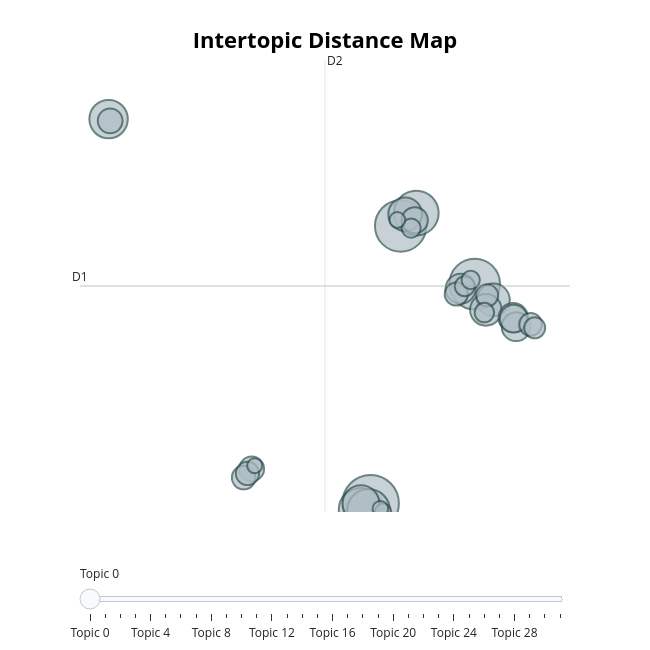

The code cell stored with this chart in its notebook:
### Code cell
topic_model.visualize_topics()

### Figure 1 — Plotly figure (JSON) as saved in the notebook; plotly's stock layout.template omitted (floating-point values rounded to 4 significant figures)
{"data": [{"customdata": [[0, "police | protesters | officers | london | flags", 774], [1, "dont | im | know | life | dont know", 639], [2, "israel right | right defend | defend | right | international law", 621], [3, "oil | billion | prices | profit | earnings", 483], [4, "republican | johnson | vegas | las vegas | las", 454], [5, "students | university | student | professor | jewish students", 441], [6, "health ministry | ministry | killed | health | people killed", 357], [7, "labour | keir | sir | sir keir | mps", 328], [8, "kibbutz | oz | nir oz | nir | mother", 274], [9, "hostages | release | hostages held | prisoners | held", 260], [10, "trucks | aid | water | food | crossing", 242], [11, "ukraine | eu | european | brussels | eu summit", 217], [12, "ground | expanding | operation | invasion | offensive", 209], [13, "tunnels | tunnel | underground | network | built", 201], [14, "internet | blackout | communications | cut | services", 185], [15, "editing | reporting | additional reporting | writing | williams", 166], [16, "ceasefire | pause | immediate ceasefire | humanitarian | pauses", 148], [17, "rubble | israeli airstrikes | 2023 ap | hospital | following israeli", 148], [18, "comment | did | request comment | verify | did immediately", 134], [19, "resolution | general assembly | assembly | truce | humanitarian truce", 131], [20, "china | xi | wang | chinese | blinken", 130], [21, "hezbollah | lebanon | lebanese | lebanons | border", 126], [22, "south | refugees | gaza gaza | fled | northern gaza", 119], [23, "syria | iraq | pentagon | iraq syria | pentagon said", 107], [24, "saudi | saudi arabia | arabia | salman | joe biden", 95], [25, "hospitals | hospital | shifa hospital | shifa | doctors", 92], [26, "reposted | separation fence | separation | instagram | active", 88], [27, "erdogan | turkey | istanbul | tayyip | tayyip erdogan", 81], [28, "fury | win | champion | heavyweight | fight", 65], [29, "edward | diana | king | queen | royal", 61], [30, "celtic | club | league | champions | brigade", 58], [31, "francis | pope | basilica | pope francis | peters", 55]], "hovertemplate": "<b>Topic %{customdata[0]}</b><br>%{customdata[1]}<br>Size: %{customdata[2]}", "legendgroup": "", "marker": {"color": "#B0BEC5", "size": [774, 639, 621, 483, 454, 441, 357, 328, 274, 260, 242, 217, 209, 201, 185, 166, 148, 148, 134, 131, 130, 126, 119, 107, 95, 92, 88, 81, 65, 61, 58, 55], "sizemode": "area", "sizeref": 0.4838, "symbol": "circle", "line": {"color": "DarkSlateGrey", "width": 2}}, "mode": "markers", "name": "", "orientation": "v", "showlegend": false, "x": [3.736, 5.307, 9.177, 6.124, 3.204, 3.626, -9.964, 3.232, 5.541, 10.15, 9.762, 8.442, 11.19, 11.34, 11.22, 6.045, -2.481, -9.881, -2.901, -2.703, 8.216, 12.1, 9.828, 12.31, 8.656, 9.682, 5.856, 8.969, 4.382, 5.133, 4.244, -2.325], "xaxis": "x", "y": [0.4864, 13.86, 11.06, 14.48, 0.1761, 0.1396, 19.01, 0.464, 14.43, 10.29, 9.812, 10.83, 9.431, 9.001, 9.389, 14.13, 2.14, 18.93, 1.721, 1.919, 10.58, 9.111, 10.51, 8.945, 10.95, 9.681, 13.76, 11.25, 0.07181, 14.15, 0.2238, 2.295], "yaxis": "y", "type": "scatter"}], "layout": {"xaxis": {"anchor": "y", "domain": [0.0, 1.0], "title": {"text": ""}, "visible": false, "range": [-11.46, 14.16]}, "yaxis": {"anchor": "x", "domain": [0.0, 1.0], "title": {"text": ""}, "visible": false, "range": [0.06104, 21.87]}, "legend": {"tracegroupgap": 0, "itemsizing": "constant"}, "margin": {"t": 60}, "title": {"font": {"size": 22, "color": "Black"}, "text": "<b>Intertopic Distance Map</b>", "y": 0.95, "x": 0.5, "xanchor": "center", "yanchor": "top"}, "hoverlabel": {"font": {"size": 16, "family": "Rockwell"}, "bgcolor": "white"}, "width": 650, "height": 650, "sliders": [{"active": 0, "pad": {"t": 50}, "steps": [{"args": [{"marker.color": [["red", "#B0BEC5", "#B0BEC5", "#B0BEC5", "#B0BEC5", "#B0BEC5", "#B0BEC5", "#B0BEC5", "#B0BEC5", "#B0BEC5", "#B0BEC5", "#B0BEC5", "#B0BEC5", "#B0BEC5", "#B0BEC5", "#B0BEC5", "#B0BEC5", "#B0BEC5", "#B0BEC5", "#B0BEC5", "#B0BEC5", "#B0BEC5", "#B0BEC5", "#B0BEC5", "#B0BEC5", "#B0BEC5", "#B0BEC5", "#B0BEC5", "#B0BEC5", "#B0BEC5", "#B0BEC5", "#B0BEC5"]]}], "label": "Topic 0", "method": "update"}, {"args": [{"marker.color": [["#B0BEC5", "red", "#B0BEC5", "#B0BEC5", "#B0BEC5", "#B0BEC5", "#B0BEC5", "#B0BEC5", "#B0BEC5", "#B0BEC5", "#B0BEC5", "#B0BEC5", "#B0BEC5", "#B0BEC5", "#B0BEC5", "#B0BEC5", "#B0BEC5", "#B0BEC5", "#B0BEC5", "#B0BEC5", "#B0BEC5", "#B0BEC5", "#B0BEC5", "#B0BEC5", "#B0BEC5", "#B0BEC5", "#B0BEC5", "#B0BEC5", "#B0BEC5", "#B0BEC5", "#B0BEC5", "#B0BEC5"]]}], "label": "Topic 1", "method": "update"}, {"args": [{"marker.color": [["#B0BEC5", "#B0BEC5", "red", "#B0BEC5", "#B0BEC5", "#B0BEC5", "#B0BEC5", "#B0BEC5", "#B0BEC5", "#B0BEC5", "#B0BEC5", "#B0BEC5", "#B0BEC5", "#B0BEC5", "#B0BEC5", "#B0BEC5", "#B0BEC5", "#B0BEC5", "#B0BEC5", "#B0BEC5", "#B0BEC5", "#B0BEC5", "#B0BEC5", "#B0BEC5", "#B0BEC5", "#B0BEC5", "#B0BEC5", "#B0BEC5", "#B0BEC5", "#B0BEC5", "#B0BEC5", "#B0BEC5"]]}], "label": "Topic 2", "method": "update"}, {"args": [{"marker.color": [["#B0BEC5", "#B0BEC5", "#B0BEC5", "red", "#B0BEC5", "#B0BEC5", "#B0BEC5", "#B0BEC5", "#B0BEC5", "#B0BEC5", "#B0BEC5", "#B0BEC5", "#B0BEC5", "#B0BEC5", "#B0BEC5", "#B0BEC5", "#B0BEC5", "#B0BEC5", "#B0BEC5", "#B0BEC5", "#B0BEC5", "#B0BEC5", "#B0BEC5", "#B0BEC5", "#B0BEC5", "#B0BEC5", "#B0BEC5", "#B0BEC5", "#B0BEC5", "#B0BEC5", "#B0BEC5", "#B0BEC5"]]}], "label": "Topic 3", "method": "update"}, {"args": [{"marker.color": [["#B0BEC5", "#B0BEC5", "#B0BEC5", "#B0BEC5", "red", "#B0BEC5", "#B0BEC5", "#B0BEC5", "#B0BEC5", "#B0BEC5", "#B0BEC5", "#B0BEC5", "#B0BEC5", "#B0BEC5", "#B0BEC5", "#B0BEC5", "#B0BEC5", "#B0BEC5", "#B0BEC5", "#B0BEC5", "#B0BEC5", "#B0BEC5", "#B0BEC5", "#B0BEC5", "#B0BEC5", "#B0BEC5", "#B0BEC5", "#B0BEC5", "#B0BEC5", "#B0BEC5", "#B0BEC5", "#B0BEC5"]]}], "label": "Topic 4", "method": "update"}, {"args": [{"marker.color": [["#B0BEC5", "#B0BEC5", "#B0BEC5", "#B0BEC5", "#B0BEC5", "red", "#B0BEC5", "#B0BEC5", "#B0BEC5", "#B0BEC5", "#B0BEC5", "#B0BEC5", "#B0BEC5", "#B0BEC5", "#B0BEC5", "#B0BEC5", "#B0BEC5", "#B0BEC5", "#B0BEC5", "#B0BEC5", "#B0BEC5", "#B0BEC5", "#B0BEC5", "#B0BEC5", "#B0BEC5", "#B0BEC5", "#B0BEC5", "#B0BEC5", "#B0BEC5", "#B0BEC5", "#B0BEC5", "#B0BEC5"]]}], "label": "Topic 5", "method": "update"}, {"args": [{"marker.color": [["#B0BEC5", "#B0BEC5", "#B0BEC5", "#B0BEC5", "#B0BEC5", "#B0BEC5", "red", "#B0BEC5", "#B0BEC5", "#B0BEC5", "#B0BEC5", "#B0BEC5", "#B0BEC5", "#B0BEC5", "#B0BEC5", "#B0BEC5", "#B0BEC5", "#B0BEC5", "#B0BEC5", "#B0BEC5", "#B0BEC5", "#B0BEC5", "#B0BEC5", "#B0BEC5", "#B0BEC5", "#B0BEC5", "#B0BEC5", "#B0BEC5", "#B0BEC5", "#B0BEC5", "#B0BEC5", "#B0BEC5"]]}], "label": "Topic 6", "method": "update"}, {"args": [{"marker.color": [["#B0BEC5", "#B0BEC5", "#B0BEC5", "#B0BEC5", "#B0BEC5", "#B0BEC5", "#B0BEC5", "red", "#B0BEC5", "#B0BEC5", "#B0BEC5", "#B0BEC5", "#B0BEC5", "#B0BEC5", "#B0BEC5", "#B0BEC5", "#B0BEC5", "#B0BEC5", "#B0BEC5", "#B0BEC5", "#B0BEC5", "#B0BEC5", "#B0BEC5", "#B0BEC5", "#B0BEC5", "#B0BEC5", "#B0BEC5", "#B0BEC5", "#B0BEC5", "#B0BEC5", "#B0BEC5", "#B0BEC5"]]}], "label": "Topic 7", "method": "update"}, {"args": [{"marker.color": [["#B0BEC5", "#B0BEC5", "#B0BEC5", "#B0BEC5", "#B0BEC5", "#B0BEC5", "#B0BEC5", "#B0BEC5", "red", "#B0BEC5", "#B0BEC5", "#B0BEC5", "#B0BEC5", "#B0BEC5", "#B0BEC5", "#B0BEC5", "#B0BEC5", "#B0BEC5", "#B0BEC5", "#B0BEC5", "#B0BEC5", "#B0BEC5", "#B0BEC5", "#B0BEC5", "#B0BEC5", "#B0BEC5", "#B0BEC5", "#B0BEC5", "#B0BEC5", "#B0BEC5", "#B0BEC5", "#B0BEC5"]]}], "label": "Topic 8", "method": "update"}, {"args": [{"marker.color": [["#B0BEC5", "#B0BEC5", "#B0BEC5", "#B0BEC5", "#B0BEC5", "#B0BEC5", "#B0BEC5", "#B0BEC5", "#B0BEC5", "red", "#B0BEC5", "#B0BEC5", "#B0BEC5", "#B0BEC5", "#B0BEC5", "#B0BEC5", "#B0BEC5", "#B0BEC5", "#B0BEC5", "#B0BEC5", "#B0BEC5", "#B0BEC5", "#B0BEC5", "#B0BEC5", "#B0BEC5", "#B0BEC5", "#B0BEC5", "#B0BEC5", "#B0BEC5", "#B0BEC5", "#B0BEC5", "#B0BEC5"]]}], "label": "Topic 9", "method": "update"}, {"args": [{"marker.color": [["#B0BEC5", "#B0BEC5", "#B0BEC5", "#B0BEC5", "#B0BEC5", "#B0BEC5", "#B0BEC5", "#B0BEC5", "#B0BEC5", "#B0BEC5", "red", "#B0BEC5", "#B0BEC5", "#B0BEC5", "#B0BEC5", "#B0BEC5", "#B0BEC5", "#B0BEC5", "#B0BEC5", "#B0BEC5", "#B0BEC5", "#B0BEC5", "#B0BEC5", "#B0BEC5", "#B0BEC5", "#B0BEC5", "#B0BEC5", "#B0BEC5", "#B0BEC5", "#B0BEC5", "#B0BEC5", "#B0BEC5"]]}], "label": "Topic 10", "method": "update"}, {"args": [{"marker.color": [["#B0BEC5", "#B0BEC5", "#B0BEC5", "#B0BEC5", "#B0BEC5", "#B0BEC5", "#B0BEC5", "#B0BEC5", "#B0BEC5", "#B0BEC5", "#B0BEC5", "red", "#B0BEC5", "#B0BEC5", "#B0BEC5", "#B0BEC5", "#B0BEC5", "#B0BEC5", "#B0BEC5", "#B0BEC5", "#B0BEC5", "#B0BEC5", "#B0BEC5", "#B0BEC5", "#B0BEC5", "#B0BEC5", "#B0BEC5", "#B0BEC5", "#B0BEC5", "#B0BEC5", "#B0BEC5", "#B0BEC5"]]}], "label": "Topic 11", "method": "update"}, {"args": [{"marker.color": [["#B0BEC5", "#B0BEC5", "#B0BEC5", "#B0BEC5", "#B0BEC5", "#B0BEC5", "#B0BEC5", "#B0BEC5", "#B0BEC5", "#B0BEC5", "#B0BEC5", "#B0BEC5", "red", "#B0BEC5", "#B0BEC5", "#B0BEC5", "#B0BEC5", "#B0BEC5", "#B0BEC5", "#B0BEC5", "#B0BEC5", "#B0BEC5", "#B0BEC5", "#B0BEC5", "#B0BEC5", "#B0BEC5", "#B0BEC5", "#B0BEC5", "#B0BEC5", "#B0BEC5", "#B0BEC5", "#B0BEC5"]]}], "label": "Topic 12", "method": "update"}, {"args": [{"marker.color": [["#B0BEC5", "#B0BEC5", "#B0BEC5", "#B0BEC5", "#B0BEC5", "#B0BEC5", "#B0BEC5", "#B0BEC5", "#B0BEC5", "#B0BEC5", "#B0BEC5", "#B0BEC5", "#B0BEC5", "red", "#B0BEC5", "#B0BEC5", "#B0BEC5", "#B0BEC5", "#B0BEC5", "#B0BEC5", "#B0BEC5", "#B0BEC5", "#B0BEC5", "#B0BEC5", "#B0BEC5", "#B0BEC5", "#B0BEC5", "#B0BEC5", "#B0BEC5", "#B0BEC5", "#B0BEC5", "#B0BEC5"]]}], "label": "Topic 13", "method": "update"}, {"args": [{"marker.color": [["#B0BEC5", "#B0BEC5", "#B0BEC5", "#B0BEC5", "#B0BEC5", "#B0BEC5", "#B0BEC5", "#B0BEC5", "#B0BEC5", "#B0BEC5", "#B0BEC5", "#B0BEC5", "#B0BEC5", "#B0BEC5", "red", "#B0BEC5", "#B0BEC5", "#B0BEC5", "#B0BEC5", "#B0BEC5", "#B0BEC5", "#B0BEC5", "#B0BEC5", "#B0BEC5", "#B0BEC5", "#B0BEC5", "#B0BEC5", "#B0BEC5", "#B0BEC5", "#B0BEC5", "#B0BEC5", "#B0BEC5"]]}], "label": "Topic 14", "method": "update"}, {"args": [{"marker.color": [["#B0BEC5", "#B0BEC5", "#B0BEC5", "#B0BEC5", "#B0BEC5", "#B0BEC5", "#B0BEC5", "#B0BEC5", "#B0BEC5", "#B0BEC5", "#B0BEC5", "#B0BEC5", "#B0BEC5", "#B0BEC5", "#B0BEC5", "red", "#B0BEC5", "#B0BEC5", "#B0BEC5", "#B0BEC5", "#B0BEC5", "#B0BEC5", "#B0BEC5", "#B0BEC5", "#B0BEC5", "#B0BEC5", "#B0BEC5", "#B0BEC5", "#B0BEC5", "#B0BEC5", "#B0BEC5", "#B0BEC5"]]}], "label": "Topic 15", "method": "update"}, {"args": [{"marker.color": [["#B0BEC5", "#B0BEC5", "#B0BEC5", "#B0BEC5", "#B0BEC5", "#B0BEC5", "#B0BEC5", "#B0BEC5", "#B0BEC5", "#B0BEC5", "#B0BEC5", "#B0BEC5", "#B0BEC5", "#B0BEC5", "#B0BEC5", "#B0BEC5", "red", "#B0BEC5", "#B0BEC5", "#B0BEC5", "#B0BEC5", "#B0BEC5", "#B0BEC5", "#B0BEC5", "#B0BEC5", "#B0BEC5", "#B0BEC5", "#B0BEC5", "#B0BEC5", "#B0BEC5", "#B0BEC5", "#B0BEC5"]]}], "label": "Topic 16", "method": "update"}, {"args": [{"marker.color": [["#B0BEC5", "#B0BEC5", "#B0BEC5", "#B0BEC5", "#B0BEC5", "#B0BEC5", "#B0BEC5", "#B0BEC5", "#B0BEC5", "#B0BEC5", "#B0BEC5", "#B0BEC5", "#B0BEC5", "#B0BEC5", "#B0BEC5", "#B0BEC5", "#B0BEC5", "red", "#B0BEC5", "#B0BEC5", "#B0BEC5", "#B0BEC5", "#B0BEC5", "#B0BEC5", "#B0BEC5", "#B0BEC5", "#B0BEC5", "#B0BEC5", "#B0BEC5", "#B0BEC5", "#B0BEC5", "#B0BEC5"]]}], "label": "Topic 17", "method": "update"}, {"args": [{"marker.color": [["#B0BEC5", "#B0BEC5", "#B0BEC5", "#B0BEC5", "#B0BEC5", "#B0BEC5", "#B0BEC5", "#B0BEC5", "#B0BEC5", "#B0BEC5", "#B0BEC5", "#B0BEC5", "#B0BEC5", "#B0BEC5", "#B0BEC5", "#B0BEC5", "#B0BEC5", "#B0BEC5", "red", "#B0BEC5", "#B0BEC5", "#B0BEC5", "#B0BEC5", "#B0BEC5", "#B0BEC5", "#B0BEC5", "#B0BEC5", "#B0BEC5", "#B0BEC5", "#B0BEC5", "#B0BEC5", "#B0BEC5"]]}], "label": "Topic 18", "method": "update"}, {"args": [{"marker.color": [["#B0BEC5", "#B0BEC5", "#B0BEC5", "#B0BEC5", "#B0BEC5", "#B0BEC5", "#B0BEC5", "#B0BEC5", "#B0BEC5", "#B0BEC5", "#B0BEC5", "#B0BEC5", "#B0BEC5", "#B0BEC5", "#B0BEC5", "#B0BEC5", "#B0BEC5", "#B0BEC5", "#B0BEC5", "red", "#B0BEC5", "#B0BEC5", "#B0BEC5", "#B0BEC5", "#B0BEC5", "#B0BEC5", "#B0BEC5", "#B0BEC5", "#B0BEC5", "#B0BEC5", "#B0BEC5", "#B0BEC5"]]}], "label": "Topic 19", "method": "update"}, {"args": [{"marker.color": [["#B0BEC5", "#B0BEC5", "#B0BEC5", "#B0BEC5", "#B0BEC5", "#B0BEC5", "#B0BEC5", "#B0BEC5", "#B0BEC5", "#B0BEC5", "#B0BEC5", "#B0BEC5", "#B0BEC5", "#B0BEC5", "#B0BEC5", "#B0BEC5", "#B0BEC5", "#B0BEC5", "#B0BEC5", "#B0BEC5", "red", "#B0BEC5", "#B0BEC5", "#B0BEC5", "#B0BEC5", "#B0BEC5", "#B0BEC5", "#B0BEC5", "#B0BEC5", "#B0BEC5", "#B0BEC5", "#B0BEC5"]]}], "label": "Topic 20", "method": "update"}, {"args": [{"marker.color": [["#B0BEC5", "#B0BEC5", "#B0BEC5", "#B0BEC5", "#B0BEC5", "#B0BEC5", "#B0BEC5", "#B0BEC5", "#B0BEC5", "#B0BEC5", "#B0BEC5", "#B0BEC5", "#B0BEC5", "#B0BEC5", "#B0BEC5", "#B0BEC5", "#B0BEC5", "#B0BEC5", "#B0BEC5", "#B0BEC5", "#B0BEC5", "red", "#B0BEC5", "#B0BEC5", "#B0BEC5", "#B0BEC5", "#B0BEC5", "#B0BEC5", "#B0BEC5", "#B0BEC5", "#B0BEC5", "#B0BEC5"]]}], "label": "Topic 21", "method": "update"}, {"args": [{"marker.color": [["#B0BEC5", "#B0BEC5", "#B0BEC5", "#B0BEC5", "#B0BEC5", "#B0BEC5", "#B0BEC5", "#B0BEC5", "#B0BEC5", "#B0BEC5", "#B0BEC5", "#B0BEC5", "#B0BEC5", "#B0BEC5", "#B0BEC5", "#B0BEC5", "#B0BEC5", "#B0BEC5", "#B0BEC5", "#B0BEC5", "#B0BEC5", "#B0BEC5", "red", "#B0BEC5", "#B0BEC5", "#B0BEC5", "#B0BEC5", "#B0BEC5", "#B0BEC5", "#B0BEC5", "#B0BEC5", "#B0BEC5"]]}], "label": "Topic 22", "method": "update"}, {"args": [{"marker.color": [["#B0BEC5", "#B0BEC5", "#B0BEC5", "#B0BEC5", "#B0BEC5", "#B0BEC5", "#B0BEC5", "#B0BEC5", "#B0BEC5", "#B0BEC5", "#B0BEC5", "#B0BEC5", "#B0BEC5", "#B0BEC5", "#B0BEC5", "#B0BEC5", "#B0BEC5", "#B0BEC5", "#B0BEC5", "#B0BEC5", "#B0BEC5", "#B0BEC5", "#B0BEC5", "red", "#B0BEC5", "#B0BEC5", "#B0BEC5", "#B0BEC5", "#B0BEC5", "#B0BEC5", "#B0BEC5", "#B0BEC5"]]}], "label": "Topic 23", "method": "update"}, {"args": [{"marker.color": [["#B0BEC5", "#B0BEC5", "#B0BEC5", "#B0BEC5", "#B0BEC5", "#B0BEC5", "#B0BEC5", "#B0BEC5", "#B0BEC5", "#B0BEC5", "#B0BEC5", "#B0BEC5", "#B0BEC5", "#B0BEC5", "#B0BEC5", "#B0BEC5", "#B0BEC5", "#B0BEC5", "#B0BEC5", "#B0BEC5", "#B0BEC5", "#B0BEC5", "#B0BEC5", "#B0BEC5", "red", "#B0BEC5", "#B0BEC5", "#B0BEC5", "#B0BEC5", "#B0BEC5", "#B0BEC5", "#B0BEC5"]]}], "label": "Topic 24", "method": "update"}, {"args": [{"marker.color": [["#B0BEC5", "#B0BEC5", "#B0BEC5", "#B0BEC5", "#B0BEC5", "#B0BEC5", "#B0BEC5", "#B0BEC5", "#B0BEC5", "#B0BEC5", "#B0BEC5", "#B0BEC5", "#B0BEC5", "#B0BEC5", "#B0BEC5", "#B0BEC5", "#B0BEC5", "#B0BEC5", "#B0BEC5", "#B0BEC5", "#B0BEC5", "#B0BEC5", "#B0BEC5", "#B0BEC5", "#B0BEC5", "red", "#B0BEC5", "#B0BEC5", "#B0BEC5", "#B0BEC5", "#B0BEC5", "#B0BEC5"]]}], "label": "Topic 25", "method": "update"}, {"args": [{"marker.color": [["#B0BEC5", "#B0BEC5", "#B0BEC5", "#B0BEC5", "#B0BEC5", "#B0BEC5", "#B0BEC5", "#B0BEC5", "#B0BEC5", "#B0BEC5", "#B0BEC5", "#B0BEC5", "#B0BEC5", "#B0BEC5", "#B0BEC5", "#B0BEC5", "#B0BEC5", "#B0BEC5", "#B0BEC5", "#B0BEC5", "#B0BEC5", "#B0BEC5", "#B0BEC5", "#B0BEC5", "#B0BEC5", "#B0BEC5", "red", "#B0BEC5", "#B0BEC5", "#B0BEC5", "#B0BEC5", "#B0BEC5"]]}], "label": "Topic 26", "method": "update"}, {"args": [{"marker.color": [["#B0BEC5", "#B0BEC5", "#B0BEC5", "#B0BEC5", "#B0BEC5", "#B0BEC5", "#B0BEC5", "#B0BEC5", "#B0BEC5", "#B0BEC5", "#B0BEC5", "#B0BEC5", "#B0BEC5", "#B0BEC5", "#B0BEC5", "#B0BEC5", "#B0BEC5", "#B0BEC5", "#B0BEC5", "#B0BEC5", "#B0BEC5", "#B0BEC5", "#B0BEC5", "#B0BEC5", "#B0BEC5", "#B0BEC5", "#B0BEC5", "red", "#B0BEC5", "#B0BEC5", "#B0BEC5", "#B0BEC5"]]}], "label": "Topic 27", "method": "update"}, {"args": [{"marker.color": [["#B0BEC5", "#B0BEC5", "#B0BEC5", "#B0BEC5", "#B0BEC5", "#B0BEC5", "#B0BEC5", "#B0BEC5", "#B0BEC5", "#B0BEC5", "#B0BEC5", "#B0BEC5", "#B0BEC5", "#B0BEC5", "#B0BEC5", "#B0BEC5", "#B0BEC5", "#B0BEC5", "#B0BEC5", "#B0BEC5", "#B0BEC5", "#B0BEC5", "#B0BEC5", "#B0BEC5", "#B0BEC5", "#B0BEC5", "#B0BEC5", "#B0BEC5", "red", "#B0BEC5", "#B0BEC5", "#B0BEC5"]]}], "label": "Topic 28", "method": "update"}, {"args": [{"marker.color": [["#B0BEC5", "#B0BEC5", "#B0BEC5", "#B0BEC5", "#B0BEC5", "#B0BEC5", "#B0BEC5", "#B0BEC5", "#B0BEC5", "#B0BEC5", "#B0BEC5", "#B0BEC5", "#B0BEC5", "#B0BEC5", "#B0BEC5", "#B0BEC5", "#B0BEC5", "#B0BEC5", "#B0BEC5", "#B0BEC5", "#B0BEC5", "#B0BEC5", "#B0BEC5", "#B0BEC5", "#B0BEC5", "#B0BEC5", "#B0BEC5", "#B0BEC5", "#B0BEC5", "red", "#B0BEC5", "#B0BEC5"]]}], "label": "Topic 29", "method": "update"}, {"args": [{"marker.color": [["#B0BEC5", "#B0BEC5", "#B0BEC5", "#B0BEC5", "#B0BEC5", "#B0BEC5", "#B0BEC5", "#B0BEC5", "#B0BEC5", "#B0BEC5", "#B0BEC5", "#B0BEC5", "#B0BEC5", "#B0BEC5", "#B0BEC5", "#B0BEC5", "#B0BEC5", "#B0BEC5", "#B0BEC5", "#B0BEC5", "#B0BEC5", "#B0BEC5", "#B0BEC5", "#B0BEC5", "#B0BEC5", "#B0BEC5", "#B0BEC5", "#B0BEC5", "#B0BEC5", "#B0BEC5", "red", "#B0BEC5"]]}], "label": "Topic 30", "method": "update"}, {"args": [{"marker.color": [["#B0BEC5", "#B0BEC5", "#B0BEC5", "#B0BEC5", "#B0BEC5", "#B0BEC5", "#B0BEC5", "#B0BEC5", "#B0BEC5", "#B0BEC5", "#B0BEC5", "#B0BEC5", "#B0BEC5", "#B0BEC5", "#B0BEC5", "#B0BEC5", "#B0BEC5", "#B0BEC5", "#B0BEC5", "#B0BEC5", "#B0BEC5", "#B0BEC5", "#B0BEC5", "#B0BEC5", "#B0BEC5", "#B0BEC5", "#B0BEC5", "#B0BEC5", "#B0BEC5", "#B0BEC5", "#B0BEC5", "red"]]}], "label": "Topic 31", "method": "update"}]}], "shapes": [{"line": {"color": "#CFD8DC", "width": 2}, "type": "line", "x0": 1.351, "x1": 1.351, "y0": 0.06104, "y1": 21.87}, {"line": {"color": "#9E9E9E", "width": 2}, "type": "line", "x0": -11.46, "x1": 14.16, "y0": 10.96, "y1": 10.96}], "annotations": [{"showarrow": false, "text": "D1", "x": -11.46, "y": 10.96, "yshift": 10}, {"showarrow": false, "text": "D2", "x": 1.351, "xshift": 10, "y": 21.87}]}}
